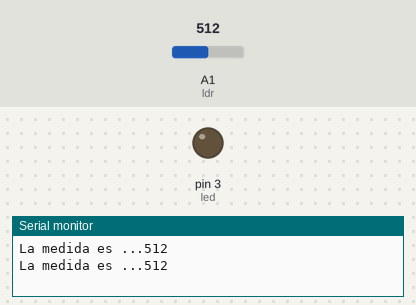
The sketch below on a simulated Arduino Uno, built with avr-gcc and run on an emulated ATmega328P. Parts: output pins drawn as LEDs (lit = HIGH), the last lines printed to the serial monitor. The inputs (shaded band) are chosen by the test bench; at power-on: A1 (ldr) = 512.

Above: at 1.8 s.
1.9 s: A1 (ldr) set to 889
4.2 s: A1 (ldr) set to 919
At 6.7 s:
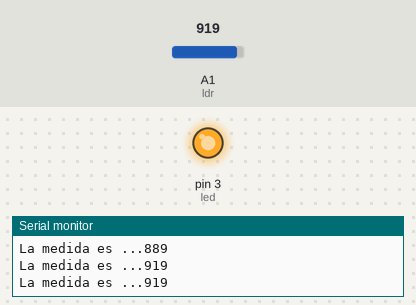
7.5 s: A1 (ldr) set to 900
At 10.2 s:
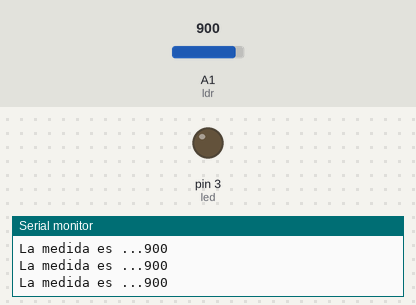
10.5 s: A1 (ldr) set to 1023
At 12.6 s:
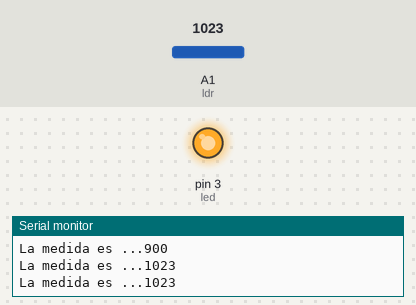
Timing chart, 0 to 14.1 s (numbered marks = the images above; inputs shaded):
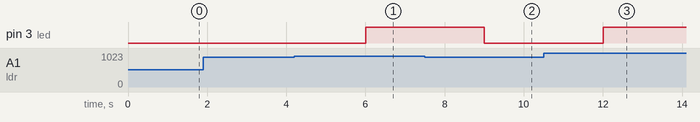

The sketch:

reto_07.ino
```cpp
int led = 3;
int ldr = 1;
int medida = 0;
int nivel = 900; //variable que guarda el límite de luz al que se activa el led

void setup() {
  pinMode(led, OUTPUT);
  Serial.begin(9600);
}
void monitoriza() { //procedimiento que envía al puerto serie, para ser leído en el monitor,
  Serial.print("La medida es ...");
  Serial.println(medida);
  delay(1000); //para evitar saturar el puerto serie
}
void loop() {
  medida = analogRead(ldr);
  monitoriza();
  if (medida > nivel) { //si la señal del sensor supera el nivel marcado:
    digitalWrite(led, HIGH); //se enciende un aviso luminoso
  }
  else { // si la señal está por debajo del nivel marcado
    digitalWrite(led, LOW);
  }
}
```

Measured:
- the behaviour switches between 900 and 901 on A1 (ldr) (found by bisection; images 0 and 1)
- after the input at 4.2 s, pin 3 (led): LOW → HIGH after 1.8 s
- after the input at 7.5 s, pin 3 (led): HIGH → LOW after 1.5 s
- after the input at 10.5 s, pin 3 (led): LOW → HIGH after 1.5 s
